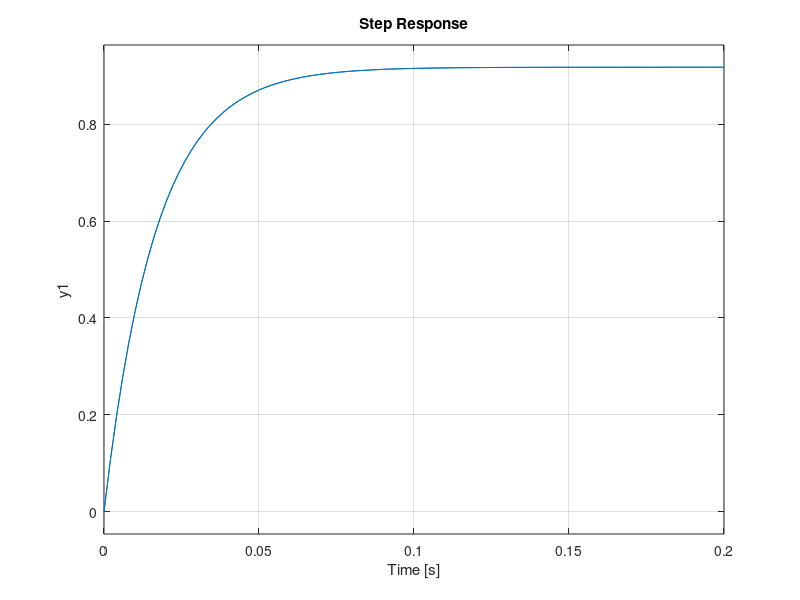

This chart was generated by the following MATLAB code:
clear all;
close all;
clc;

Ap = [-5 -0.96875;-8.3333 -104.1666];
Bp = [55 0;36.667 0.0005];
Cp = [1 0;0 1];
Dp = [0 1;1 0];
np = max(size(Ap));
pp = minreal(ss(Ap, Bp, Cp, Dp));
ps = tf(pp);
Bp1 = Bp(:,1);
Bp2 = Bp(:,2);
Cp1 = Cp(1,:);
Cp2 = Cp(2,:);

Gs1 = ss(Ap,Bp1,Cp1,Dp(1,1));
G1 = tf(Gs1);

Gs2 = ss(Ap,Bp2,Cp1,Dp(2,1));
G2 = tf(Gs1);

Gs3 = ss(Ap,Bp1,Cp2,Dp(1,2));
G3 = tf(Gs3);

Gs4 = ss(Ap,Bp2,Cp2,Dp(2,2));
G4 = tf(Gs4);

H = 1;
M = feedback(G1,H);
step(M)
hold on

%%
Kp = 1;
Ki = 0;
Kd = 0;

Gc = pid(Kp,Ki,Kd)

Mc = feedback(Gc*G1,H)
step(Mc)
grid on
